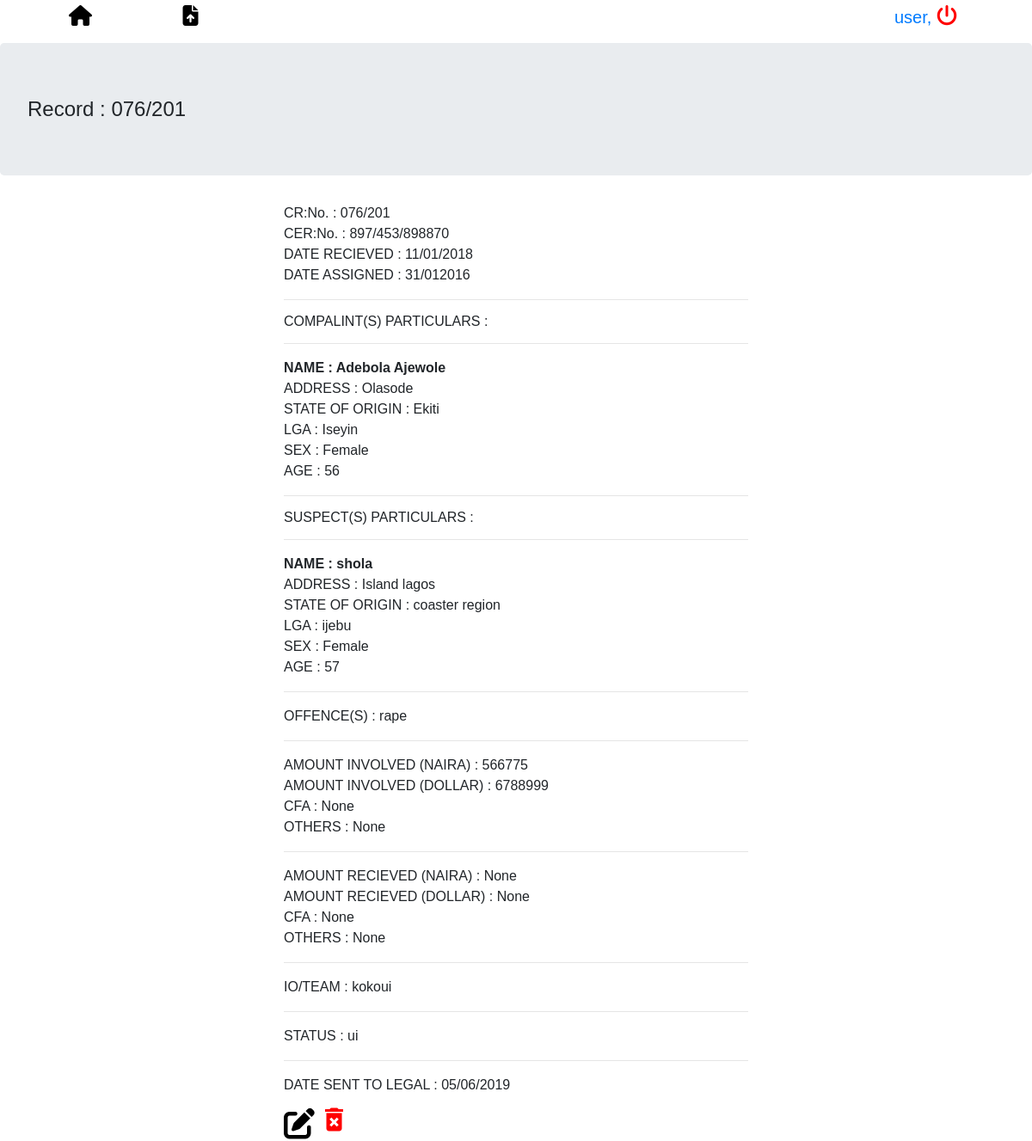
The app's page /single-record/5/ (signed in) with its own data.
### rp_app/models.py (models this page shows, shortened)
class CreateRecord(models.Model):
    SEX_CHOICES = [
        ('M', 'Male'),
        ('F', 'Female')
    ]
    user = models.ForeignKey(User, on_delete=models.CASCADE)
    cr_no = models.CharField(max_length=20)
    cer_no = models.CharField(max_length=20, blank=True, null=True)
    date_recieved = models.CharField(max_length=20)
    date_assigned = models.CharField(max_length=20)
    complaint_name = models.CharField(max_length=50)
    complaint_address = models.CharField(max_length=100, blank=True, null=True)
    complaint_state_of_origin = models.CharField(max_length=20, blank=True, null=True)
    complaint_LGA = models.CharField(max_length=20, blank=True, null=True)
    complaint_sex = models.CharField(max_length=6, choices=SEX_CHOICES )
    complaint_age = models.IntegerField(blank=True, null=True)
    suspect_name = models.CharField(max_length=50)
    suspect_address = models.CharField(max_length=100, blank=True, null=True)
    suspect_state_of_origin = models.CharField(max_length=20, blank=True, null=True)
    suspect_LGA = models.CharField(max_length=20, blank=True, null=True)
    suspect_sex = models.CharField(max_length=6, choices=SEX_CHOICES )
    suspect_age = models.IntegerField(blank=True, null=True)
    offence = models.CharField(max_length=100)
    amount_involved_naira = models.IntegerField(blank=True, null=True)
    amount_involved_dollar = models.IntegerField(blank=True, null=True)
    cfa_involved = models.CharField(max_length=20, blank=True, null=True)
    others_involved = models.CharField(max_length=20, blank=True, null=True)
    amount_recieved_naira = models.IntegerField(blank=True, null=True)
    amount_recieved_dollar = models.IntegerField(blank=True, null=True)
    cfa_recieved = models.CharField(max_length=20, blank=True, null=True)
    others_recieved = models.CharField(max_length=20, blank=True, null=True)
    team = models.CharField(max_length=20)
    status = models.CharField(max_length=20)
    date_sent_to_legal = models.CharField(max_length=20, blank=True, null=True)
    date_added = models.DateTimeField(auto_now_add=True)
    objects = RecordManager()

### rp_app/views.py (the view)
# urls.py: path('single-record/<int:pk>/', views.SingleRecordView.as_view(), name='single-record'),
class SingleRecordView(LoginRequiredMixin, DetailView):
    login_url = '/accounts/login'
    context_object_name = 'single'
    model = CreateRecord
    template_name = 'singleRecord.html'

### rp_app/models.py (called while the page is built)
    def get_queryset(self):
        return RecordQuerySet(self.model, using=self._db)

### templates/singleRecord.html
{% extends 'base.html' %}
{% block content %}
<div class="container">
	<div class="top">
		<div class="lead">
			<div class="add">
				<a href="{% url 'rp_app:table-list' %}" role="button" class="m-r-100"><i class='fas fa-home' style='font-size:24px;color:black'></i></a>
				<a href="{% url 'rp_app:new-record' %}" role="button"><i class='fas fa-file-upload' style='font-size:24px;color:black'></i></a>
			</div>
			<div class="add2">
				<a href="{% url 'account_logout' %}" role="button">{{ user }}, <i class="fa fa-power-off" style="font-size:24px;color:red"></i></a>
			</div>
        </div>
    </div>
</div>
<div class="jumbotron">
    <h4> Record : {{single.cr_no}}</h4>
</div>
<div class="container">
    <section class="mb-4">
      <div class="row wow fadeIn">
        <div class='col-6 offset-3'>
                    <p>CR:No. : {{ single.cr_no }}</p>
                    <p>CER:No. : {{ single.cer_no }}</p>
                    <p>DATE RECIEVED : {{ single.date_recieved }}</p>
                    <p>DATE ASSIGNED : {{ single.date_assigned }}</p>
                    <hr>
                    <h6>COMPALINT(S) PARTICULARS : </h6>
                    <hr>
                    <p><b>NAME : {{ single.complaint_name }}</b></p>
                    <p>ADDRESS : {{ single.complaint_address }}</p>
                    <p>STATE OF ORIGIN : {{ single.complaint_state_of_origin }}</p>
                    <p>LGA : {{ single.complaint_LGA }}</p>
                    <p>SEX : {{ single.get_complaint_sex_display }}</p>
                    <p>AGE : {{ single.complaint_age}} </p>
                    <hr>
                    <h6>SUSPECT(S) PARTICULARS :</h6>
                    <hr>
                    <p><b>NAME : {{ single.suspect_name}}</b></p>
                    <p>ADDRESS : {{ single.suspect_address}}</p>
                    <p>STATE OF ORIGIN : {{ single.suspect_state_of_origin }}</p>
                    <p>LGA : {{ single.suspect_LGA }}</p>
                    <p>SEX : {{ single.get_suspect_sex_display }}</p>
                    <p>AGE : {{ single.suspect_age }}</p>
                    <hr>
                    <p>OFFENCE(S) : {{ single.offence }} </p>
                    <hr>
                    <p>AMOUNT INVOLVED (NAIRA) : {{ single.amount_involved_naira }}</p>
                    <p>AMOUNT INVOLVED (DOLLAR) : {{ single.amount_involved_dollar }}</p>
                    <p>CFA : {{ single.cfa_involved }}</p>
                    <p>OTHERS : {{ single.others_involved }}</p>
                    <hr>
                    <p>AMOUNT RECIEVED (NAIRA) : {{ single.amount_recieved_naira }}</p>
                    <p>AMOUNT RECIEVED (DOLLAR) : {{ single.amount_recieved_dollar }}</p>
                    <p>CFA : {{ single.cfa_recieved }}</p>
                    <p>OTHERS : {{ single.others_recieved }}</p>
                    <hr>
                    <p>IO/TEAM : {{ single.team }}</p>
                    <hr>
                    <p>STATUS : {{ single.status }}</p>
                    <hr>
                    <p>DATE SENT TO LEGAL : {{ single.date_sent_to_legal }}</p>
                    <div class="m-t-10">
                            {% if user.is_authenticated %}
                            <a href="{% url 'rp_app:single-record-edit' pk=single.pk %}">
                                <i class='fas fa-edit' style='font-size:36px; color: black'></i>
                            </a>
                            <a href="{% url 'rp_app:single-record-delete' pk=single.pk %}">
                                    <i class="material-icons" style="font-size:36px;color:red">delete_forever</i>
                                </a>
                            {% endif %}
                    </div>
                    </div>
                </div>
            </section>
        </div>
{% endblock %}

### statics/css/main.css (style rules this page uses)
* { margin: 0px; padding: 0px; box-sizing: border-box; }
body, html { height: 100%; font-family: sans-serif; }
a { margin: 0px; transition: all 0.4s; -webkit-transition: all 0.4s; -o-transition: all 0.4s; -moz-transition: all 0.4s; }
h1,h2,h3,h4,h5,h6 { margin: 0px; }
p { margin: 0px; }

### templates/base.html (style rules this page uses)
.add { margin-left: 30px; width: 300px; float: left }
.add2 { margin-right: 10px; width: 100px; float: right; }
.top { height:50px; padding:5px; }

### records on screen
CreateRecord: cr_no "076/201", cer_no "897/453/898870", date_recieved "11/01/2018", date_assigned "31/012016", complaint_name "Adebola Ajewole", complaint_address "Olasode", complaint_state_of_origin "Ekiti", complaint_LGA "Iseyin", complaint_sex "Female", complaint_age "56", suspect_name "shola", suspect_address "Island lagos", suspect_state_of_origin "coaster region", suspect_LGA "ijebu", suspect_sex "Female", suspect_age "57", offence "rape", amount_involved_naira "566775", amount_involved_dollar "6788999", cfa_involved "None", others_involved "None", amount_recieved_naira "None", amount_recieved_dollar "None", cfa_recieved "None", others_recieved "None", team "kokoui", status "ui", date_sent_to_legal "05/06/2019"

### other values on screen
{{ user }} "user"
